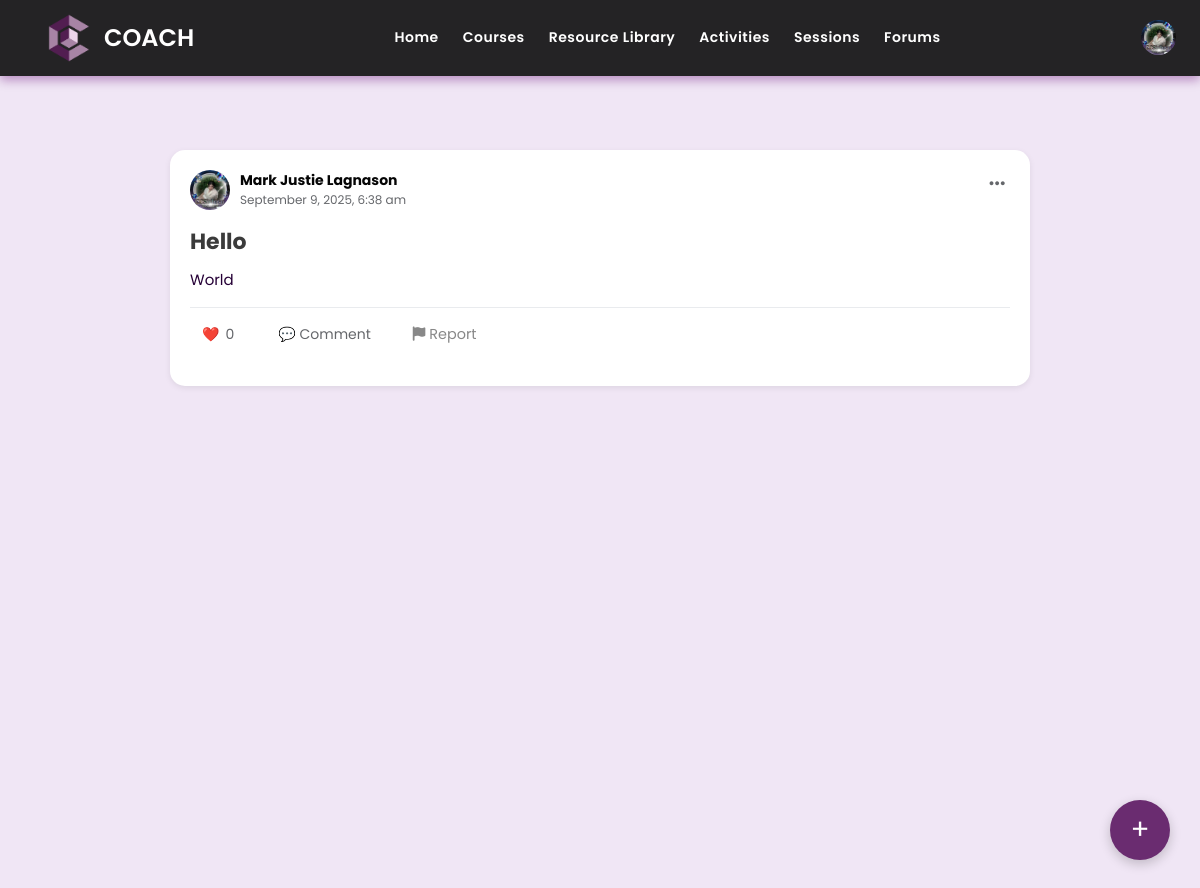
Before: /mentee/forums.php (signed in) with the older database file.
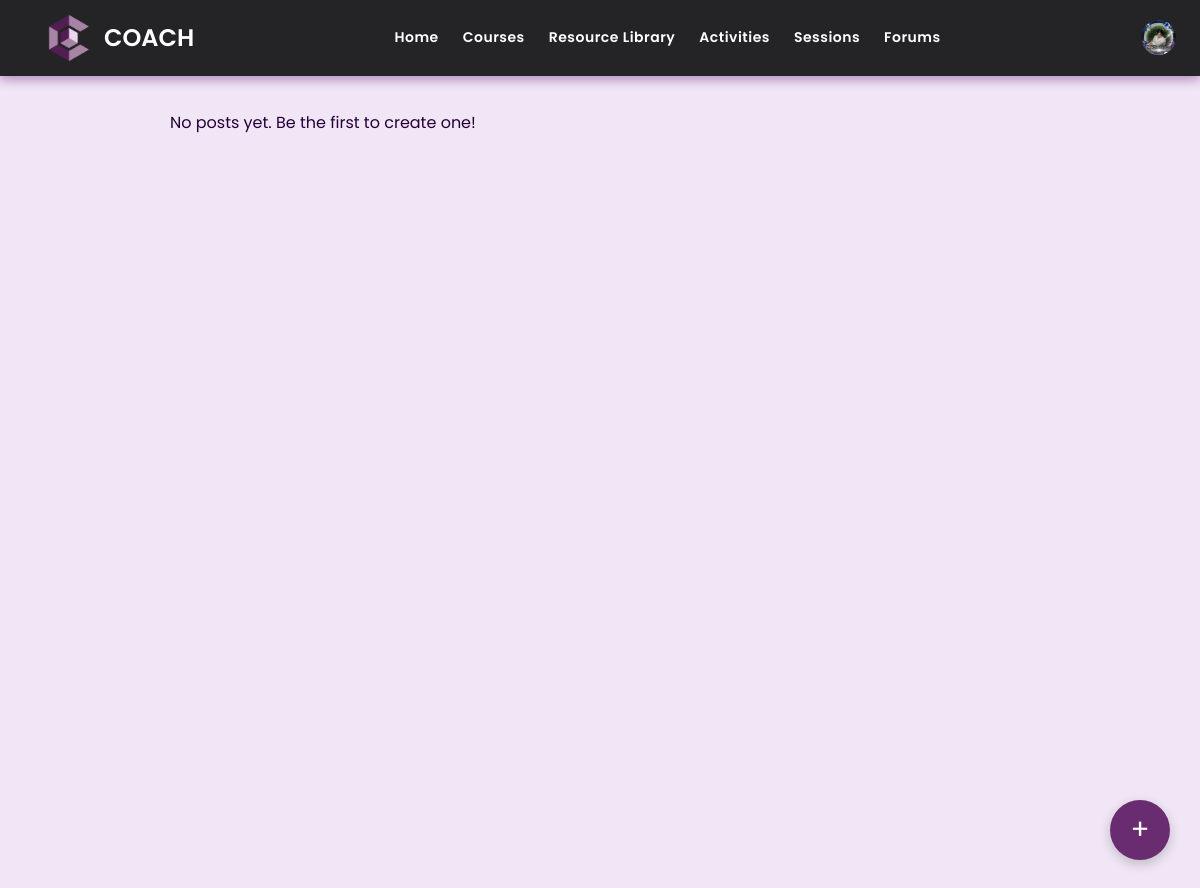
After: the same page with the newer database file.
### tables this page shows
CREATE TABLE `general_forums` (
  `id` int(11) NOT NULL,
  `user_id` int(11) DEFAULT NULL,
  `display_name` varchar(100) NOT NULL,
  `title` text NOT NULL,
  `message` text NOT NULL,
  `timestamp` timestamp NOT NULL DEFAULT current_timestamp(),
  `is_admin` tinyint(1) DEFAULT 0,
  `chat_type` enum('group','forum','comment') NOT NULL DEFAULT 'group',
  `forum_id` int(11) DEFAULT NULL,
  `file_path` varchar(255) DEFAULT NULL,
  `file_name` varchar(255) DEFAULT NULL,
  `is_mentor` tinyint(1) DEFAULT 0,
  `likes` int(11) NOT NULL,
  `user_icon` varchar(255) DEFAULT NULL
);

### mentee/forums.php (the view, shortened to what the changed rows need)
<?php
require '../connection/db_connection.php';
$username = $_SESSION['username'];
$userId = null;
$stmt = $conn->prepare("SELECT user_id, first_name, last_name, icon FROM users WHERE username = ?");
$stmt->bind_param("s", $username);
$stmt->execute();
$result = $stmt->get_result();
if ($row = $result->fetch_assoc()) {
    $userId = $row['user_id'];
}
function makeLinksClickable($text) {
    $urlRegex = '/(https?:\/\/[^\s<]+|www\.[^\s<]+)/i';
    return preg_replace_callback($urlRegex, function($matches) {
        $url = $matches[0];
        $protocol = (strpos($url, '://') === false) ? 'http://' : '';
        return '<a href="' . htmlspecialchars($protocol . $url) . '" target="_blank" rel="noopener noreferrer">' . htmlspecialchars($url) . '</a>';
    }, $text);
}
$posts = [];
$postQuery = "SELECT c.*,
              (SELECT COUNT(*) FROM post_likes WHERE post_id = c.id) as likes,
              (SELECT COUNT(*) FROM post_likes WHERE post_id = c.id AND user_id = ?) as has_liked
              FROM general_forums c
              WHERE c.chat_type = 'forum'
              ORDER BY c.timestamp DESC";
$postsStmt = $conn->prepare($postQuery);
$postsStmt->bind_param("i", $userId);
$postsStmt->execute();
$postsResult = $postsStmt->get_result();
if ($postsResult && $postsResult->num_rows > 0) {
    while ($row = $postsResult->fetch_assoc()) {
        $comments = [];
        $row['comments'] = $comments;
        $posts[] = $row;
    }
}
?>
<!DOCTYPE html>
<html lang="en">
<head>
    <link rel="stylesheet" href="css/navbar.css" />
    <link rel="stylesheet" href="https://cdnjs.cloudflare.com/ajax/libs/font-awesome/6.5.2/css/all.min.css" />
    <link rel="stylesheet" href="css/forum.css"/>
</head>
<body>
    <div class="chat-container">
        <?php if (empty($posts)): ?>
            <p>No posts yet. Be the first to create one!</p>
        <?php else: ?>
            <?php foreach ($posts as $post): ?>
                <div class="post-container">
                    <div class="post-header">
                        <img src="<?php echo htmlspecialchars(!empty($post['user_icon']) ? $post['user_icon'] : 'img/default-user.png'); ?>" alt="Author Icon" class="user-avatar">
                        <div class="header-content">
                            <div class="post-author-details">
                                <div class="post-author"><?php echo htmlspecialchars($post['display_name']); ?></div>
                                <div class="post-date"><?php echo date("F j, Y, g:i a", strtotime($post['timestamp'])); ?></div>
                            </div>
                            <?php if ($post['user_id'] == $userId): ?>
                                <div class="post-options">
                                    <button class="options-button" type="button" aria-label="Post options">
                                        <i class="fa-solid fa-ellipsis"></i>
                                    </button>
                                </div>
                            <?php endif; ?>
                        </div>
                    </div>
                    <div class="post-title"><?php echo htmlspecialchars($post['title']); ?></div>
                    <div class="post-content">
                        <?php
                            $formattedMessage = makeLinksClickable($post['message']);
                            echo $formattedMessage;
                        ?>
                        <br>
                    </div>
                    <div class="post-actions">
                        <button class="action-btn like-btn <?php echo $post['has_liked'] ? 'liked' : ''; ?>" data-post-id="<?php echo $post['id']; ?>">
                            ❤️ <span class="like-count"><?php echo $post['likes']; ?></span>
                        </button>
                        <button class="action-btn" onclick="toggleCommentForm(this)">💬 Comment</button>
                        <button class="report-btn" onclick="openReportModal(<?php echo $post['id']; ?>)">
                            <i class="fa fa-flag"></i> Report
                        </button>
                    </div>
                </div>
            <?php endforeach; ?>
        <?php endif; ?>
    </div>
</body>
</html>

Changed rows visible on the page:
removed general_forums: user_icon (picture), display_name "Mark Justie Lagnason", timestamp "September 9, 2025, 6:38 am", title "Hello", message "World", likes "0"
Other visible differences:
text now shown: "No posts yet. Be the first to create one!"
